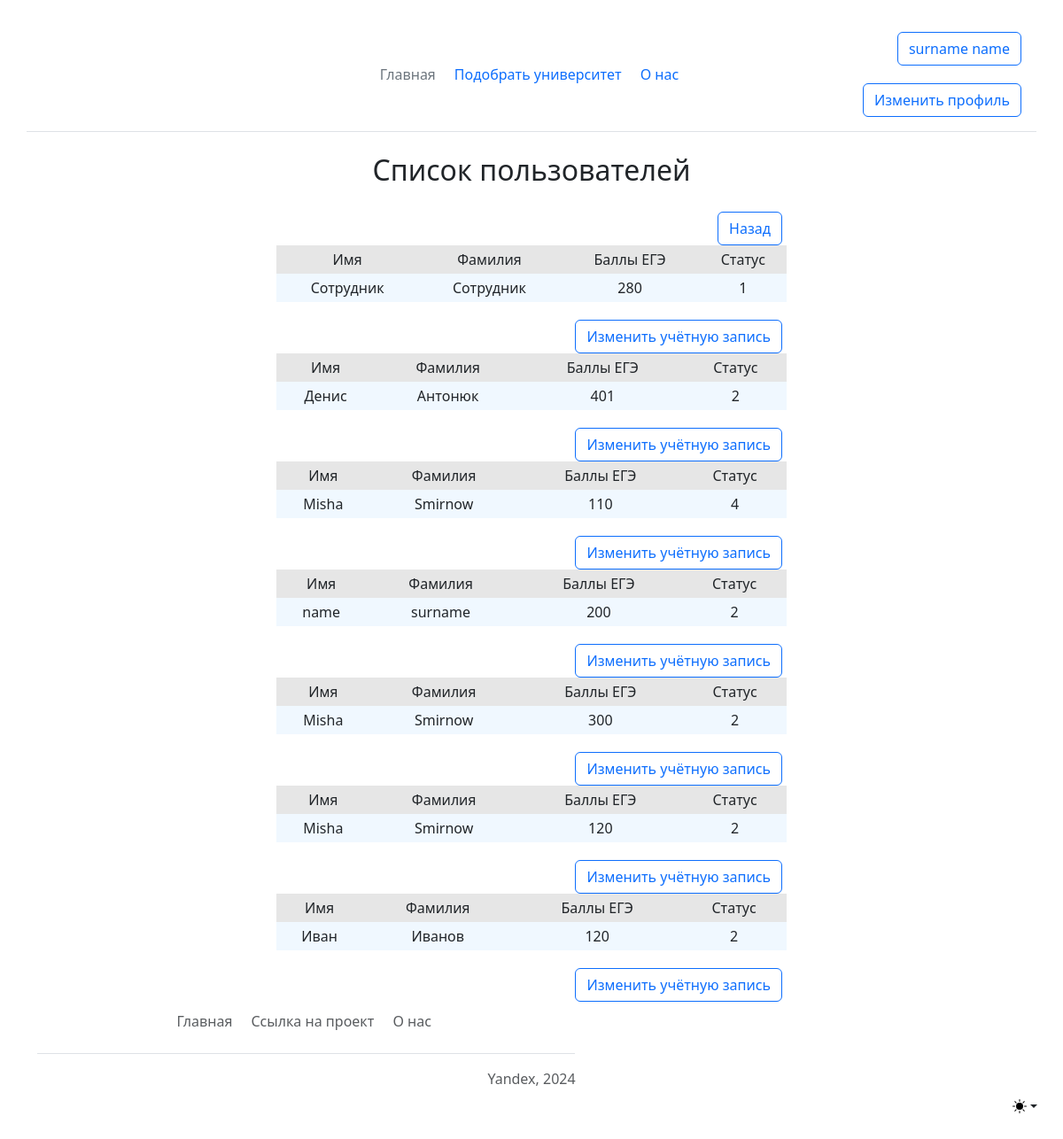
Screenshot of /users_list (signed in) with the database file from the repository.
### data/users.py (models this page shows, shortened)
class User(SqlAlchemyBase, UserMixin, SerializerMixin):
    __tablename__ = 'users'
    id = sqlalchemy.Column(sqlalchemy.Integer,
                           primary_key=True, autoincrement=True)
    surname = sqlalchemy.Column(sqlalchemy.String, nullable=True)
    name = sqlalchemy.Column(sqlalchemy.String, nullable=True)
    email = sqlalchemy.Column(sqlalchemy.String,
                              index=True, unique=True, nullable=True)
    hashed_password = sqlalchemy.Column(sqlalchemy.String, nullable=True)
    modified_date = sqlalchemy.Column(sqlalchemy.DateTime,
                                      default=datetime.datetime.now)
    address = sqlalchemy.Column(sqlalchemy.String, nullable=True)
    min_ege_score = sqlalchemy.Column(sqlalchemy.Integer, nullable=True)
    type = sqlalchemy.Column(sqlalchemy.Integer, nullable=True)

### main.py (the view)
@app.route('/users_list', methods=['GET', 'POST'])
@login_required
def users_list():
    users = db_sess.query(User).all()
    type = db_sess.query(Type).all()
    return render_template('users.html', title='Журнал факультетов', users=users, type=type)

### data/db_session.py (called while the page is built)
def create_session() -> Session:
    global __factory
    return __factory()

### main.py (called while the page is built)
@login_manager.user_loader
def load_user(user_id: int):
    db_sess = db_session.create_session()
    return db_sess.query(User).get(user_id)

### templates/users.html (shortened to what this page needs)
{% extends 'base.html' %}
{% block content %}
    <div class="dropdown position-fixed bottom-0 end-0 mb-3 me-3 bd-mode-toggle">
      <button class="btn btn-bd-primary py-2 dropdown-toggle d-flex align-items-center" id="bd-theme" type="button" aria-expanded="false" data-bs-toggle="dropdown" aria-label="Toggle theme (light)">
        <svg class="bi my-1 theme-icon-active" width="1em" height="1em"><use href="#sun-fill"></use></svg>
      </button>
    </div>
<main class="container form-signin w-50 m-auto">
    <h2 align="center">Список пользователей</h2>
    <a class="btn btn-outline-primary" href="http://localhost:5000/">Назад</a>
    {% for user in users %}
        <table class="tbl">
            <tr class="mn">
                <td>Имя</td>
                <td>Фамилия</td>
                <td>Баллы ЕГЭ</td>
                <td>Статус</td>
            </tr>
            <tr>
                <td>{{ user.name }}</td>
                <td>{{ user.surname }}</td>
                <td>{{ user.min_ege_score }}</td>
                <td>{{ user.type }}</td>
            </tr>
        </table>
    <a class="btn btn-outline-primary" href="http://localhost:5000/user/{{ user.id }}">Изменить учётную запись</a>
    {% endfor %}
</main>
{% endblock %}

### templates/base.html (shortened to what this page needs)
<!DOCTYPE html>
<html lang="ru">
<head>
    <link rel="stylesheet" href="css/style.css">
    <link rel="stylesheet" href="{{url_for('static', filename='css/main.css') }}">
    <link rel="stylesheet" href="https://cdn.jsdelivr.net/npm/bootstrap@5.3.2/dist/css/bootstrap.min.css"
>
</head>
<body>
    <header class="container d-flex flex-wrap align-items-center justify-content-center justify-content-md-between py-3 mb-4 border-bottom">
    <div class="col-md-3 mb-2 mb-md-0">
        <a href="/" class="d-inline-flex link-body-emphasis text-decoration-none">
            <svg class="bi" width="40" height="32" role="img" aria-label="Bootstrap">
                <use xlink:href="#bootstrap"></use>
            </svg>
        </a>
    </div>
    <ul class="nav col-12 col-md-auto mb-2 justify-content-center mb-md-0">
        <li><a href="/home" class="nav-link px-2 link-secondary">Главная</a></li>
        <li><a href="/select_universities" class="nav-link px-2">Подобрать университет</a></li>
        <li><a href="/about" class="nav-link px-2">О нас</a></li>
    </ul>
    <div class="col-md-3 text-end">
            {% if current_user.is_authenticated %}
                <a class="btn btn-outline-primary" href="/logout">{{ current_user.surname }} {{ current_user.name }}</a>
                <a class="btn btn-outline-primary" href="/user/{{ current_user.id }}">Изменить профиль</a>
            {% else %}
                <a href="/login" type="button" class="btn btn-outline-primary me-2">Войти</a>
                <a href="/register" type="button" class="btn btn-outline-primary me-2">Создать аккаунт</a>
            {% endif %}
    </div>
    </header>
    {% block content %}{% endblock %}
    <footer class="container py-3 my-4">
    <ul class="nav justify-content-center border-bottom pb-3 mb-3">
        <li class="nav-item"><a href="/home" class="nav-link px-2 text-body-secondary">Главная</a></li>
        <li class="nav-item"><a href="https://github.com/Mishgite/Choosing_institute"
                                class="nav-link px-2 text-body-secondary">Ссылка на проект</a></li>
        <li class="nav-item"><a href="/about" class="nav-link px-2 text-body-secondary">О нас</a></li>
    </ul>
    <p class="text-center text-body-secondary">Yandex, 2024</p>
    </footer>
</body>
</html>

### static/css/style.css (style rules this page uses)
tr.mn { text-align: center; background-color: #e6e6e6; }
.tbl { width: 100%; text-align: center; background-color: aliceblue; line-height: 30px; }
a { display: inline-block; float: right; margin-right: 5px; margin-top: 1.25em; }

### rows the page displays
User: surname "surname", name "name", min_ege_score "200", type "2"
User: name "Сотрудник", surname "Сотрудник", min_ege_score "280", type "1"
User: name "Денис", surname "Антонюк", min_ege_score "401", type "2"
User: name "Misha", surname "Smirnow", min_ege_score "110", type "4"
User: name "Misha", surname "Smirnow", min_ege_score "300", type "2"
User: name "Misha", surname "Smirnow", min_ege_score "120", type "2"
User: name "Иван", surname "Иванов", min_ege_score "120", type "2"
